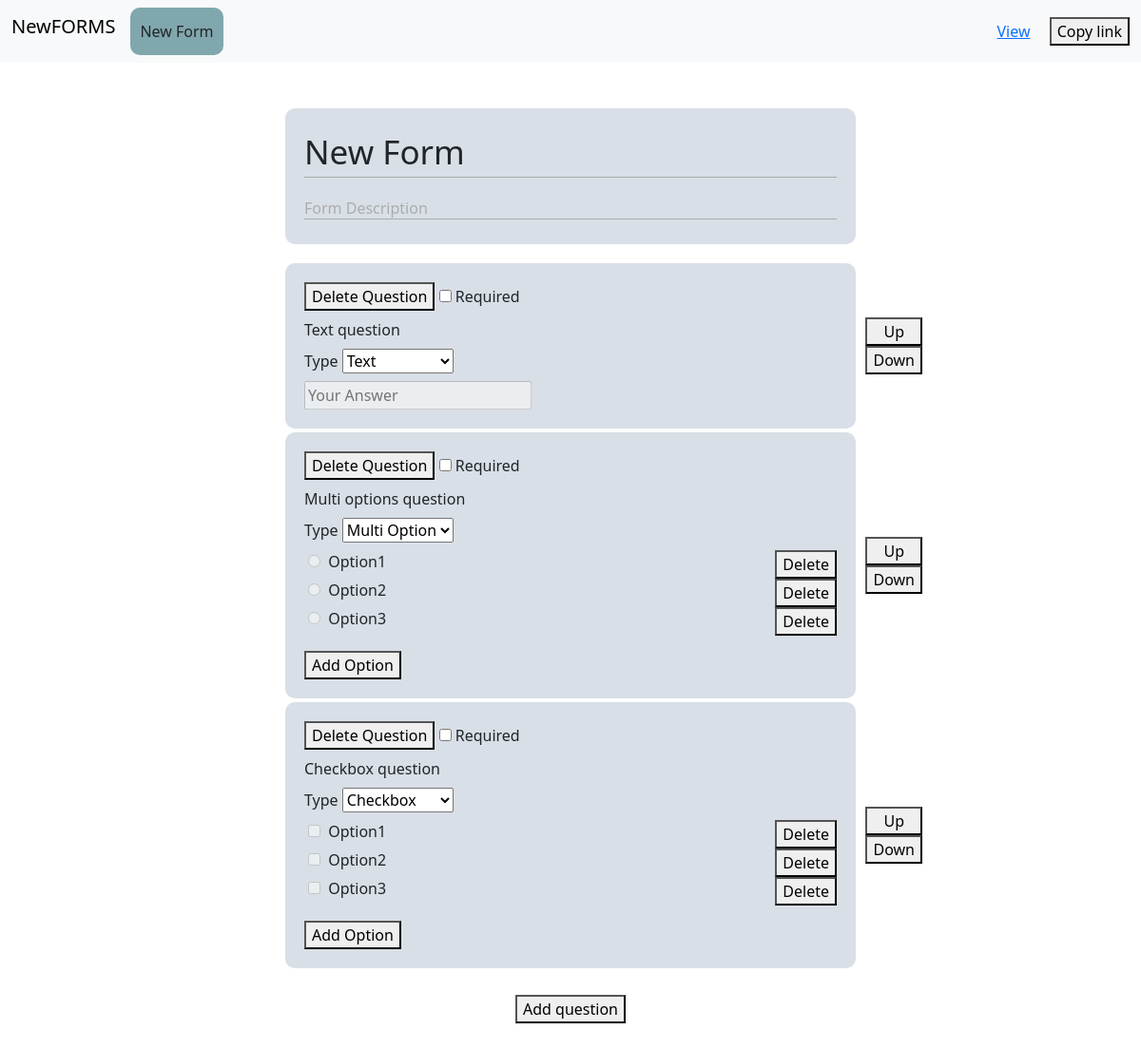
Page /e/019fb492-ce1f-7155-962f-140a53044b7b (signed in) on the committed database.
### tables this page shows
CREATE TABLE forms (
    id TEXT PRIMARY KEY,
    name TEXT DEFAULT 'New Form',
    title TEXT NOT NULL DEFAULT 'New Form',
    description TEXT DEFAULT '',
    created_at TEXT DEFAULT CURRENT_TIMESTAMP,
    user_id TEXT NOT NULL,
    FOREIGN KEY (user_id) 
        REFERENCES users (id)
        ON DELETE CASCADE
        ON UPDATE CASCADE
);

CREATE TABLE questions (
    id TEXT PRIMARY KEY,
    type TEXT NOT NULL DEFAULT 'text',
    question_text TEXT DEFAULT 'New Question',
    form_id TEXT NOT NULL, quest_order INT DEFAULT 0, required BOOLEAN DEFAULT 0,
    FOREIGN KEY (form_id) 
        REFERENCES forms (id)
        ON DELETE CASCADE
        ON UPDATE CASCADE
);

CREATE TABLE options (
    id TEXT PRIMARY KEY,
    option_text TEXT DEFAULT 'New Option',
    question_id TEXT NOT NULL,
    FOREIGN KEY (question_id) 
        REFERENCES questions (id)
        ON DELETE CASCADE
        ON UPDATE CASCADE
);

### app.py (the view)
@app.route("/e/<uuid:form_id>")
@login_required
def edit_form(form_id):
    form_id = str(form_id)
    connect = read_conn()
    cursor = connect.cursor()
    cursor.execute("SELECT name, title, description FROM forms WHERE id = ? AND user_id = ?", (form_id, session["user_id"]))
    form = cursor.fetchone() # Get form
    if not form:
        connect.close()
        return redirect("/")
    cursor.execute("SELECT id, type, question_text, quest_order, required FROM questions WHERE form_id = ? ORDER BY quest_order", (form_id,))
    questions = cursor.fetchall() # Get all form questions
    options = {}
    for q in questions:
        if q[1] in ["radio", "checkbox"]:
            cursor.execute("SELECT id, option_text FROM options WHERE question_id = ?", (q[0],))
            q_opts = cursor.fetchall()
            if q_opts:
                options[q[0]] = q_opts # Storage each option for a certain question {question_id: [list of options]}
    connect.close()
    return render_template("form_edit.html", form=form, questions=questions, options=options, form_id=form_id)

### helpers.py (called while the page is built)
def login_required(f):
    @wraps(f)
    def decorated_function(*args, **kargs):
        if session.get("user_id") is None:
            return redirect(url_for("login"))
        return f(*args, **kargs)
    return decorated_function

def read_conn():
    conn = sqlite3.connect("database.db", timeout=5.0)
    return conn

### templates/form_edit.html (shortened to what this page needs)
<!DOCTYPE html>
<html lang="en">
    <head>
        <link href="https://cdn.jsdelivr.net/npm/bootstrap@5.3.8/dist/css/bootstrap.min.css" rel="stylesheet">
        <link href="/static/styles.css" rel="stylesheet">
    </head>
    <body>
        <nav class="navbar bg-body-tertiary">
            <div class="container-fluid">
                <div class="d-flex">
                    <a class="navbar-brand" id="logo" href="/">NewFORMS</a>
                    <div class="form-name max-length" data-id="{{ form_id }}" data-table="forms" data-field="form-name" contenteditable="true" data-placeholder="Form Name" data-max="25">{{ form[0] }}</div>
                </div>
                <div>
                    <a class="mx-3" id="view" href="/v/{{ form_id }}" target="_blank">View</a>
                    <button id="copy-clipboard">Copy link</button>
                </div>
            </div>
        </nav>
        <div class="form-container mx-auto" data-id="{{ form_id }}">
            <div class="item-container mt-5 mb-3">
                <div class="form-title underlined max-length" data-id="{{ form_id }}" data-table="forms" data-field="form-title" contenteditable="true" data-placeholder="Form Title" data-max="100">{{ form[1] }}</div>
                <div class="form-description underlined" data-id="{{ form_id }}" data-table="forms" data-field="form-description" contenteditable="true" data-placeholder="Form Description">{{ form[2] }}</div>
            </div>
            <div class="questions-container mb-4">
                {% for question in questions %}
                <div class="item-container my-1" data-id="{{ question[0] }}" data-order="{{ question[3] }}">
                    <button class="del-question-btn mb-2" data-id="{{ question[0] }}">Delete Question</button>
                    {% if question[4] == False %}
                    <label>
                        <input type="checkbox" data-id="{{ question[0] }}" data-table="questions" data-field="required" value="required">
                        <span>Required</span>
                    </label>
                    {% else %}
                    <label>
                        <input type="checkbox" data-id="{{ question[0] }}" data-table="questions" data-field="required" value="required" checked>
                        <span>Required</span>
                    </label>
                    {% endif %}
                    <div class="question-text mb-2" data-id="{{ question[0] }}" data-table="questions" data-field="text" contenteditable="true" data-placeholder="Question Text">{{ question[2] }}</div>
                    {% if question[1] == 'text' %}
                    <div class="mb-2">
                        <label>
                            <span>Type</span>
                            <select class="question-types" name="type" data-id="{{ question[0] }}" current-type="text">
                                <option value="text" selected>Text</option>
                            </select>
                        </label>
                    </div>
                    <input class="text-input" data-id="{{ question[0] }}" name="text-input" type="text" placeholder="Your Answer" disabled>
                    {% elif question[1] == 'radio' %}
                    <div class="mb-2">
                        <label>
                            <span>Type</span>
                            <select class="question-types" name="types" data-id="{{ question[0] }}" current-type="radio">
                                <option value="radio" selected>Multi Option</option>
                            </select>
                        </label>
                    </div>
                    <div class="options-container" data-id="{{ question[0] }}">
                        {% for opt in options[question[0]] %}
                        <div class="radio-input option d-flex flex-row justify-content-between" data-id="{{ opt[0] }}">
                            <label>
                                <input class="options-input mx-1" type="{{ question[1] }}" name="{{ question[0] }}" value="{{ opt[1] }}" disabled>
                                <span data-id="{{ opt[0] }}" data-table="options" data-field="value" contenteditable="true">{{ opt[1] }}</span>
                            </label>
                            <button class="del-option">Delete</button>
                        </div>
                        {% endfor %}
                    </div>
                    <button class="add-option-btn mt-3" data-id="{{ question[0] }}">Add Option</button>
                    {% elif question[1] == 'checkbox' %}
                    <div class="mb-2">
                        <label>
                            <span>Type</span>
                            <select class="question-types" name="types" data-id="{{ question[0] }}" current-type="checkbox">
                                <option value="checkbox" selected>Checkbox</option>
                            </select>
                        </label>
                    </div>
                    <div class="options-container" data-id="{{ question[0] }}">
                        {% for opt in options[question[0]] %}
                        <div class="checkbox-input option d-flex flex-row justify-content-between" data-id="{{ opt[0] }}">
                            <label>
                                <input class="options-input mx-1" type="{{ question[1] }}" data-id="{{ opt[0] }}" name="{{ question[0] }}" value="{{ opt[1] }}" disabled>
                                <span data-id="{{ opt[0] }}" data-table="options" data-field="value" contenteditable="true">{{ opt[1] }}</span>
                            </label>
                            <button class="del-option">Delete</button>
                        </div>
                        {% endfor %}
                    </div>
                    <button class="add-option-btn mt-3" data-id="{{ question[0] }}">Add Option</button>
                    {% endif %}
                    <div class="move-btn-container d-flex flex-column justify-content-center">
                        <button class="up-btn" data-id="{{ question[0] }}" data-action="up">Up</button>
                        <button class="down-btn" data-id="{{ question[0] }}" data-action="down">Down</button>
                    </div>
                </div>
                {% endfor %}
            </div>
            <button id="add-question-btn">Add question</button>
        </div>
    </body>
</html>

### static/styles.css (style rules this page uses)
.form-container { display: flex; flex-direction: column; align-items: center; width: 97%; padding-bottom: 50px; }
.form-name { min-width: 70px; max-width: 250px; height:50px; padding: 10px 10px; border-radius: 10px; overflow: auto; background-color: rgb(128, 167, 173); display: flex; align-items: center; }
.item-container { width: 100%; padding: 20px 20px; border-radius: 10px; background-color: rgb(216, 223, 230); position: relative; }
.move-btn-container { position: absolute; right: -70px; top: 0; height: 100%; }
.questions-container { width: 100%; }
.form-title { font-size: 35px; margin-bottom: 20px; position: relative; }
.form-description { margin-bottom: 6px; }
@media (min-width: 768px) { .form-container { width: 50%; } }

### rows in the picture
forms: name "New Form", title "New Form"
questions: question_text "Text question", type "Text"
questions: question_text "Multi options question", types "Multi Option"
options: option_text "Option1"
options: option_text "Option2"
options: option_text "Option3"
questions: question_text "Checkbox question", types "Checkbox"
options: option_text "Option1"
options: option_text "Option2"
options: option_text "Option3"
